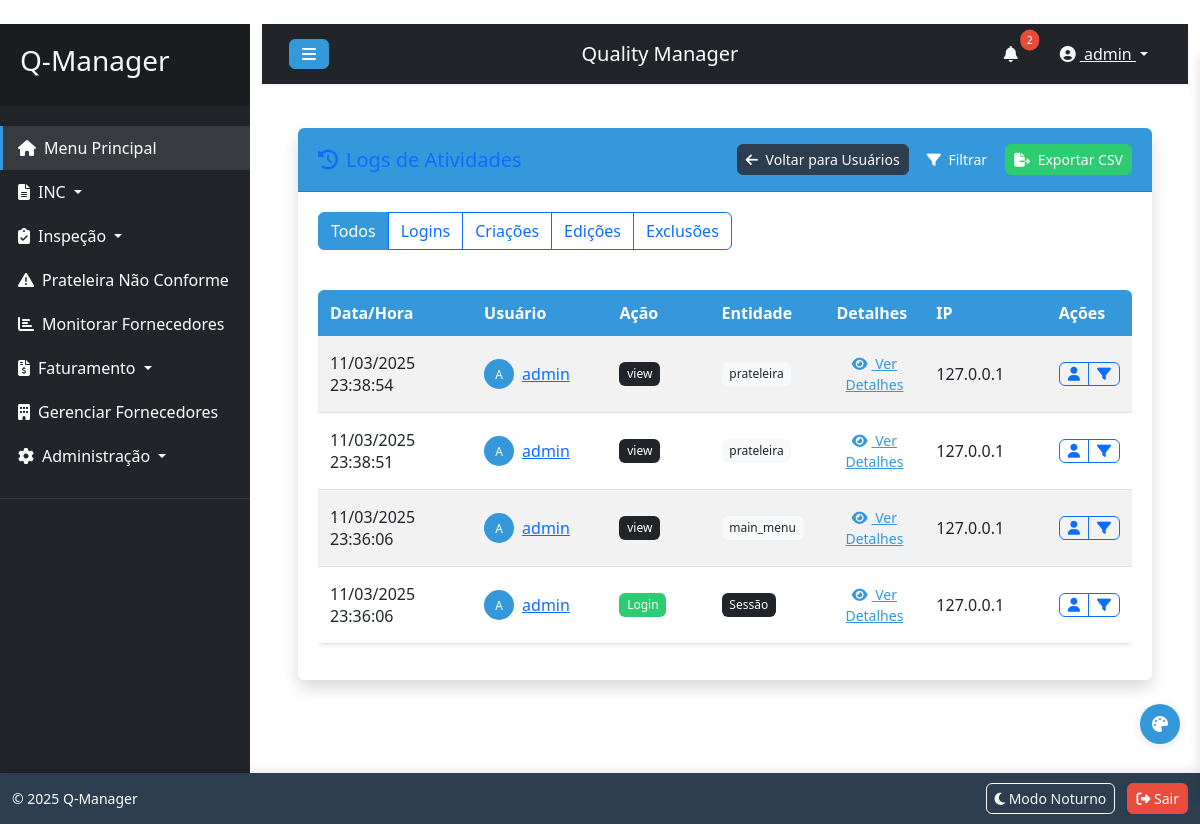
Before: /visualizar_logs_atividade (signed in) with the older database file.
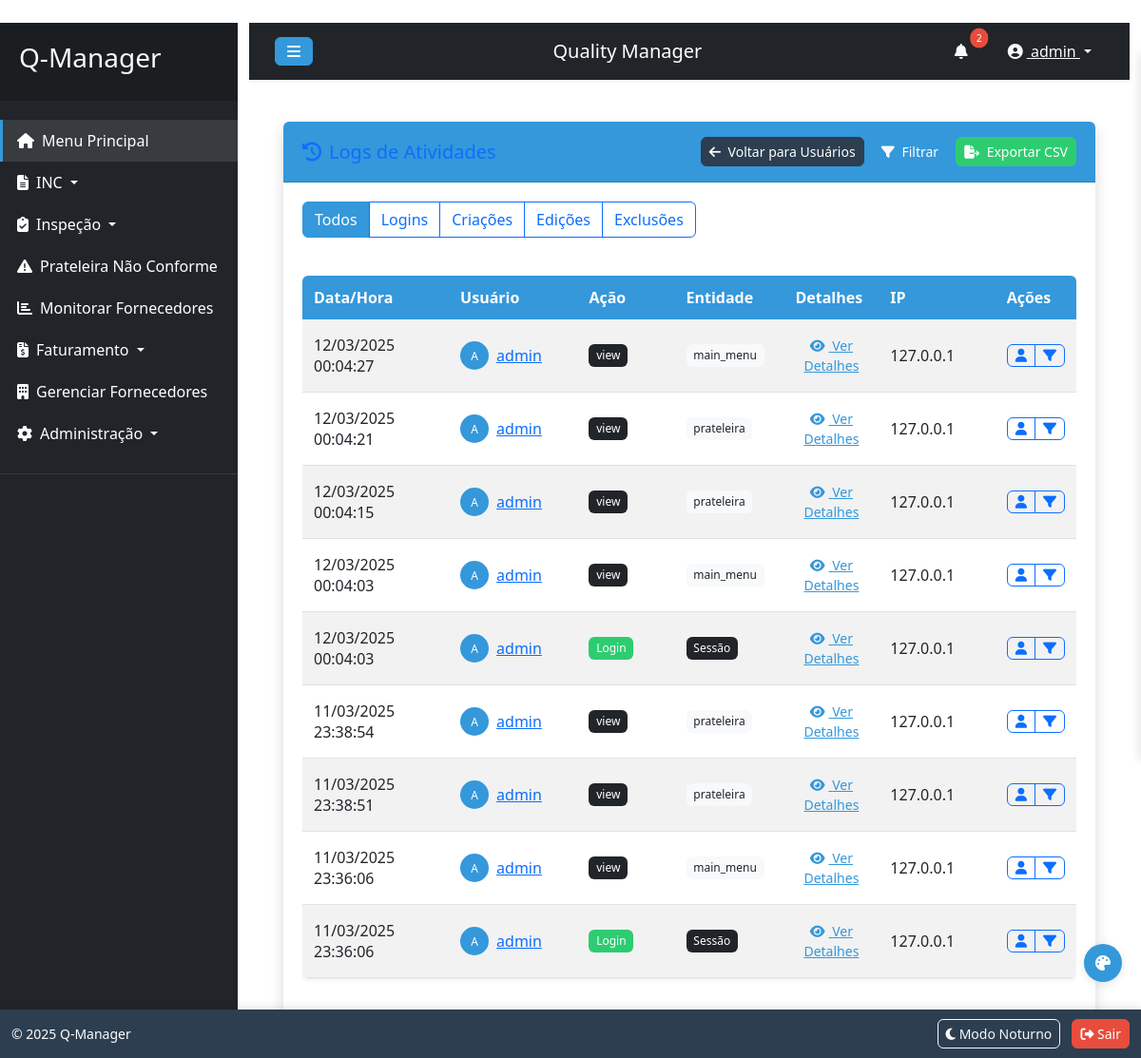
After: the same page with the newer database file.
### tables this page shows
CREATE TABLE user (
	id INTEGER NOT NULL, 
	username VARCHAR(80) NOT NULL, 
	password VARCHAR(256) NOT NULL, 
	email VARCHAR(120), 
	is_admin BOOLEAN, 
	is_representante BOOLEAN, 
	permissions TEXT, 
	created_at DATETIME, 
	last_login DATETIME, 
	PRIMARY KEY (id), 
	UNIQUE (username), 
	UNIQUE (email)
);

CREATE TABLE user_activity_log (
	id INTEGER NOT NULL, 
	user_id INTEGER NOT NULL, 
	action VARCHAR(50) NOT NULL, 
	entity_type VARCHAR(50) NOT NULL, 
	entity_id INTEGER, 
	details TEXT, 
	ip_address VARCHAR(45), 
	timestamp DATETIME, 
	PRIMARY KEY (id), 
	FOREIGN KEY(user_id) REFERENCES user (id)
);

### app.py (the view)
@app.route('/visualizar_logs_atividade')
@login_required
def visualizar_logs_atividade():
    if not current_user.is_admin:
        flash('Acesso negado. Apenas administradores podem visualizar logs.', 'danger')
        return redirect(url_for('main_menu'))
    user_id = request.args.get('user_id', type=int)
    action = request.args.get('action')
    entity_type = request.args.get('entity_type')
    data_inicio = request.args.get('data_inicio')
    data_fim = request.args.get('data_fim')
    ip_address = request.args.get('ip_address')
    page = request.args.get('page', 1, type=int)
    per_page = app.config.get('ITEMS_PER_PAGE', 15)
    query = UserActivityLog.query
    if user_id:
        query = query.filter_by(user_id=user_id)
    if action:
        query = query.filter_by(action=action)
    if entity_type:
        query = query.filter_by(entity_type=entity_type)
    if ip_address:
        query = query.filter(UserActivityLog.ip_address.like(f'%{ip_address}%'))
    if data_inicio:
        data_inicio_obj = datetime.strptime(data_inicio, '%Y-%m-%d')
        query = query.filter(UserActivityLog.timestamp >= data_inicio_obj)
    if data_fim:
        data_fim_obj = datetime.strptime(data_fim, '%Y-%m-%d')
        data_fim_obj = data_fim_obj.replace(hour=23, minute=59, second=59)
        query = query.filter(UserActivityLog.timestamp <= data_fim_obj)
    query = query.order_by(UserActivityLog.timestamp.desc())
    pagination = query.paginate(
        page=page, per_page=per_page, error_out=False
    )
    users = User.query.all()
    return render_template('visualizar_logs_atividade.html',
                          logs=pagination,
                          users=users)

### app.py (called while the page is built)
@login_manager.user_loader
def load_user(user_id):
    return User.query.get(int(user_id))

@app.context_processor
def inject_settings():
    settings = {s.element: s for s in LayoutSetting.query.all()}
    return dict(settings=settings, config=app.config)

### templates/visualizar_logs_atividade.html (shortened to what this page needs)
{% extends "base.html" %}
{% block content %}
<div class="container-fluid">
    <div class="card shadow mb-4">
        <div class="card-header py-3 d-flex justify-content-between align-items-center">
            <h5 class="m-0 font-weight-bold text-primary">
                <i class="fas fa-history me-2"></i>Logs de Atividades
            </h5>
            <div>
                <a href="{{ url_for('gerenciar_logins') }}" class="btn btn-secondary btn-sm">
                    <i class="fas fa-arrow-left me-1"></i> Voltar para Usuários
                </a>
                <button type="button" class="btn btn-primary btn-sm" data-bs-toggle="modal" data-bs-target="#filterModal">
                    <i class="fas fa-filter me-1"></i> Filtrar
                </button>
                <a href="{{ url_for('exportar_logs') }}" class="btn btn-success btn-sm">
                    <i class="fas fa-file-export me-1"></i> Exportar CSV
                </a>
            </div>
        </div>
        <div class="card-body">
            <div class="mb-4">
                <div class="btn-group mb-3">
                    <a href="{{ url_for('visualizar_logs_atividade') }}" class="btn {% if not request.args.get('action') %}btn-primary{% else %}btn-outline-primary{% endif %}">Todos</a>
                    <a href="{{ url_for('visualizar_logs_atividade', action='login') }}" class="btn {% if request.args.get('action') == 'login' %}btn-primary{% else %}btn-outline-primary{% endif %}">Logins</a>
                    <a href="{{ url_for('visualizar_logs_atividade', action='create') }}" class="btn {% if request.args.get('action') == 'create' %}btn-primary{% else %}btn-outline-primary{% endif %}">Criações</a>
                    <a href="{{ url_for('visualizar_logs_atividade', action='update') }}" class="btn {% if request.args.get('action') == 'update' %}btn-primary{% else %}btn-outline-primary{% endif %}">Edições</a>
                    <a href="{{ url_for('visualizar_logs_atividade', action='delete') }}" class="btn {% if request.args.get('action') == 'delete' %}btn-primary{% else %}btn-outline-primary{% endif %}">Exclusões</a>
                </div>
            </div>
            <div class="table-responsive">
                <table class="table table-striped table-hover">
                    <thead>
                        <tr>
                            <th scope="col" style="width: 180px;">Data/Hora</th>
                            <th scope="col" style="width: 150px;">Usuário</th>
                            <th scope="col" style="width: 120px;">Ação</th>
                            <th scope="col" style="width: 120px;">Entidade</th>
                            <th scope="col">Detalhes</th>
                            <th scope="col" style="width: 140px;">IP</th>
                            <th scope="col" style="width: 80px;">Ações</th>
                        </tr>
                    </thead>
                    <tbody>
                        {% for log in logs.items %}
                        <tr>
                            <td>{{ log.timestamp.strftime('%d/%m/%Y %H:%M:%S') }}</td>
                            <td>
                                <div class="d-flex align-items-center">
                                    <div class="avatar-circle bg-primary text-white me-2" style="width: 30px; height: 30px; font-size: 12px;">
                                        {{ log.user.username[0]|upper }}
                                    </div>
                                    <a href="{{ url_for('visualizar_logs_atividade', user_id=log.user_id) }}">{{ log.user.username }}</a>
                                </div>
                            </td>
                            <td>
                                {% if log.action == 'login' %}
                                <span class="badge bg-success">Login</span>
                                {% elif log.action == 'logout' %}
                                <span class="badge bg-secondary">Logout</span>
                                {% elif log.action == 'create' %}
                                <span class="badge bg-primary">Criação</span>
                                {% elif log.action == 'update' %}
                                <span class="badge bg-info">Edição</span>
                                {% elif log.action == 'delete' %}
                                <span class="badge bg-danger">Exclusão</span>
                                {% elif log.action == 'login_failed' %}
                                <span class="badge bg-warning">Falha Login</span>
                                {% else %}
                                <span class="badge bg-dark">{{ log.action }}</span>
                                {% endif %}
                            </td>
                            <td>
                                {% if log.entity_type == 'user' %}
                                <span class="badge bg-info">Usuário</span>
                                {% elif log.entity_type == 'inc' %}
                                <span class="badge bg-primary">INC</span>
                                {% elif log.entity_type == 'fornecedor' %}
                                <span class="badge bg-secondary">Fornecedor</span>
                                {% elif log.entity_type == 'session' %}
                                <span class="badge bg-dark">Sessão</span>
                                {% else %}
                                <span class="badge bg-light text-dark">{{ log.entity_type }}</span>
                                {% endif %}
                            </td>
                            <td>
                                {% if log.details %}
                                <button type="button" class="btn btn-sm btn-link view-details" data-bs-toggle="modal" data-bs-target="#detailsModal" data-details="{{ log.details|replace('"', '&quot;') }}">
                                    <i class="fas fa-eye me-1"></i> Ver Detalhes
                                </button>
                                {% else %}
                                <span class="text-muted">Nenhum detalhe</span>
                                {% endif %}
                            </td>
                            <td>{{ log.ip_address }}</td>
                            <td>
                                <div class="btn-group">
                                    <a href="{{ url_for('visualizar_logs_atividade', user_id=log.user_id) }}" class="btn btn-sm btn-outline-primary" title="Filtrar por este usuário">
                                        <i class="fas fa-user"></i>
                                    </a>
                                    <a href="{{ url_for('visualizar_logs_atividade', action=log.action) }}" class="btn btn-sm btn-outline-primary" title="Filtrar por esta ação">
                                        <i class="fas fa-filter"></i>
                                    </a>
                                </div>
                            </td>
                        </tr>
                        {% endfor %}
                    </tbody>
                </table>
            </div>
        </div>
    </div>
</div>
{% endblock %}

### templates/base.html (shortened to what this page needs)
﻿<!DOCTYPE html>
<html lang="pt-br">
<head>
    <link href="https://cdn.jsdelivr.net/npm/bootstrap@5.3.0/dist/css/bootstrap.min.css" rel="stylesheet">
    <link rel="stylesheet" href="https://cdnjs.cloudflare.com/ajax/libs/font-awesome/6.4.0/css/all.min.css">
    <link rel="stylesheet" href="{{ url_for('static', filename='css/style.css') }}">
</head>
<body>
    <div class="wrapper">
        {% if current_user.is_authenticated %}
        <nav id="sidebar" class="bg-dark">
            <div class="sidebar-header">
                <h3 class="text-light">Q-Manager</h3>
            </div>
            <ul class="list-unstyled components">
                <li class="active">
                    <a href="{{ url_for('main_menu') }}"><i class="fas fa-home me-2"></i>Menu Principal</a>
                </li>
                <li>
                    <a href="#incSubmenu" data-bs-toggle="collapse" aria-expanded="false" class="dropdown-toggle">
                        <i class="fas fa-file-alt me-2"></i>INC
                    </a>
                </li>
                {% if current_user.is_admin or current_user.has_permission('rotina_inspecao') %}
                <li>
                    <a href="#inspecaoSubmenu" data-bs-toggle="collapse" aria-expanded="false" class="dropdown-toggle">
                        <i class="fas fa-clipboard-check me-2"></i>Inspeção
                    </a>
                </li>
                {% endif %}
                {% if current_user.is_admin or current_user.has_permission('prateleira') %}
                <li>
                    <a href="{{ url_for('listar_prateleira_nao_conforme') }}">
                        <i class="fas fa-exclamation-triangle me-2"></i>Prateleira Não Conforme
                    </a>
                </li>
                {% endif %}
                {% if current_user.is_admin or current_user.has_permission('fornecedores') %}
                <li>
                    <a href="{{ url_for('monitorar_fornecedores') }}">
                        <i class="fas fa-chart-bar me-2"></i>Monitorar Fornecedores
                    </a>
                </li>
                {% endif %}
                {% if current_user.is_admin or current_user.has_permission('faturamento') %}
                <li>
                    <a href="#faturamentoSubmenu" data-bs-toggle="collapse" aria-expanded="false" class="dropdown-toggle">
                        <i class="fas fa-file-invoice-dollar me-2"></i>Faturamento
                    </a>
                </li>
                {% endif %}
                <li>
                    <a href="{{ url_for('gerenciar_fornecedores') }}">
                        <i class="fas fa-building me-2"></i>Gerenciar Fornecedores
                    </a>
                </li>
                {% if current_user.is_admin %}
                <li>
                    <a href="#adminSubmenu" data-bs-toggle="collapse" aria-expanded="false" class="dropdown-toggle">
                        <i class="fas fa-cog me-2"></i>Administração
                    </a>
                </li>
                {% endif %}
            </ul>
        </nav>
        {% endif %}
        <div id="content" class="container-fluid">
            {% if current_user.is_authenticated %}
            <nav class="navbar navbar-expand-lg navbar-dark bg-dark">
                <div class="container-fluid">
                    <button type="button" id="sidebarCollapse" class="btn btn-info">
                        <i class="fas fa-bars"></i>
                    </button>
                    <span class="navbar-brand ms-3">Quality Manager</span>
                    <div class="d-flex align-items-center">
                        <div class="notification-bell me-3">
                            <button class="btn btn-link position-relative" id="notificationButton">
                                <i class="fas fa-bell text-light"></i>
                                <span class="notification-badge position-absolute top-0 start-100 translate-middle badge rounded-pill bg-danger" style="display:none;">
                                </span>
                            </button>
                        </div>
                        <div class="dropdown">
                            <button class="btn btn-link dropdown-toggle text-light" type="button" id="userDropdown" data-bs-toggle="dropdown" aria-expanded="false">
                                <i class="fas fa-user-circle me-1"></i> {{ current_user.username }}
                            </button>
                        </div>
                    </div>
                </div>
            </nav>
            {% endif %}
            <div class="content-body p-4">
                {% block content %}{% endblock %}
            </div>
        </div>
    </div>
    <div class="theme-selector">
        <button class="theme-toggle" id="theme-toggle">
            <i class="fas fa-palette"></i>
        </button>
    </div>
    {% if current_user.is_authenticated %}
    <footer class="footer">
        <div class="container-fluid">
            <div class="row">
                <div class="col-12 d-flex justify-content-between align-items-center">
                    <div class="footer-copyright text-white">
                        <small>&copy; 2025 Q-Manager</small>
                    </div>
                    <div>
                        <button id="toggleNightMode" class="btn btn-sm btn-outline-light me-2">
                            <i class="fas fa-moon"></i> Modo Noturno
                        </button>
                        <a href="{{ url_for('logout') }}" class="btn btn-sm btn-danger">
                            <i class="fas fa-sign-out-alt"></i> Sair
                        </a>
                    </div>
                </div>
            </div>
        </div>
    </footer>
    {% endif %}
    <div id="toast-container" class="position-fixed bottom-0 end-0 p-3" style="z-index: 1100;"></div>
</body>
</html>

### templates/visualizar_logs_atividade.html (style rules this page uses)
.avatar-circle { border-radius: 50%; display: flex; align-items: center; justify-content: center; }

Changed rows visible on the page:
added user_activity_log: timestamp "12/03/2025 00:04:27", user "A", user.username "admin", action "view", entity_type "main_menu", ip_address "127.0.0.1"
added user_activity_log: timestamp "12/03/2025 00:04:21", user "A", user.username "admin", action "view", entity_type "prateleira", ip_address "127.0.0.1"
added user_activity_log: timestamp "12/03/2025 00:04:15", user "A", user.username "admin", action "view", entity_type "prateleira", ip_address "127.0.0.1"
added user_activity_log: timestamp "12/03/2025 00:04:03", user "A", user.username "admin", action "view", entity_type "main_menu", ip_address "127.0.0.1"
added user_activity_log: timestamp "12/03/2025 00:04:03", user "A", user.username "admin", shows "Login", shows "Sessão", ip_address "127.0.0.1"
